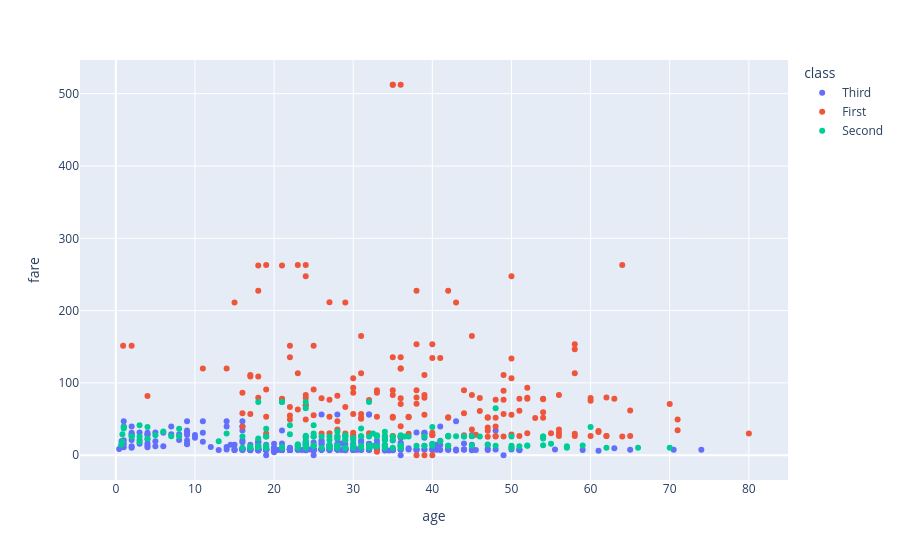

The notebook cell saved with this chart:
### Code cell
# make scatter plot using plotly

fig = px.scatter(titanic,x='age',y='fare',color='class')
fig.show()

### Figure 1 — Plotly figure (JSON) as saved in the notebook; plotly's stock layout.template omitted (floating-point values rounded to 4 significant figures; data arrays with more than 128 entries replaced by an {"elided": "..."} marker saying what was removed)
{"data": [{"hovertemplate": "class=Third<br>age=%{x}<br>fare=%{y}<extra></extra>", "legendgroup": "Third", "marker": {"color": "#636efa", "symbol": "circle"}, "mode": "markers", "name": "Third", "orientation": "v", "showlegend": true, "type": "scatter", "x": {"elided": "491 float values"}, "xaxis": "x", "y": {"elided": "491 float values"}, "yaxis": "y"}, {"hovertemplate": "class=First<br>age=%{x}<br>fare=%{y}<extra></extra>", "legendgroup": "First", "marker": {"color": "#EF553B", "symbol": "circle"}, "mode": "markers", "name": "First", "orientation": "v", "showlegend": true, "type": "scatter", "x": {"elided": "216 float values"}, "xaxis": "x", "y": {"elided": "216 float values"}, "yaxis": "y"}, {"hovertemplate": "class=Second<br>age=%{x}<br>fare=%{y}<extra></extra>", "legendgroup": "Second", "marker": {"color": "#00cc96", "symbol": "circle"}, "mode": "markers", "name": "Second", "orientation": "v", "showlegend": true, "type": "scatter", "x": {"elided": "184 float values"}, "xaxis": "x", "y": {"elided": "184 float values"}, "yaxis": "y"}], "layout": {"legend": {"title": {"text": "class"}, "tracegroupgap": 0}, "margin": {"t": 60}, "xaxis": {"anchor": "y", "domain": [0, 1], "title": {"text": "age"}}, "yaxis": {"anchor": "x", "domain": [0, 1], "title": {"text": "fare"}}}}
